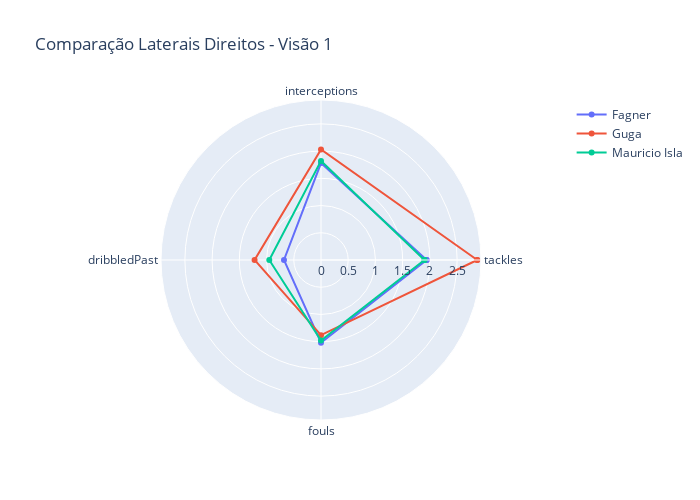

Source (notebook cell):
### Code cell
categories = labelslat1[1:]
categories = [*categories, categories[0]]

players = df_ld_vw1.values.tolist()

player_1 = players[0][1:]
player_1 = [*player_1, player_1[0]]
player_2 = players[1][1:]
player_2 = [*player_2, player_2[0]]
player_3 = players[2][1:]
player_3 = [*player_3, player_3[0]]

fig = go.Figure(
    data = [ go.Scatterpolar(r=player_1, theta = categories, name = players[0][0]),
             go.Scatterpolar(r=player_2, theta = categories, name = players[1][0]),
             go.Scatterpolar(r=player_3, theta = categories, name = players[2][0])],
    layout = go.Layout(
    autosize = False,
    width = 700,
    height = 500,
    title=go.layout.Title(text = 'Comparação Laterais Direitos - Visão 1'),
    polar = {'radialaxis':{'visible':True}},
    showlegend = True)
)

pyo.iplot(fig)

### Figure 1 — Plotly figure (JSON) as saved in the notebook; plotly's stock layout.template omitted (floating-point values rounded to 4 significant figures)
{"data": [{"name": "Fagner", "r": [1.94, 1.78, 0.68, 1.52, 1.94], "theta": ["tackles", "interceptions", "dribbledPast", "fouls", "tackles"], "type": "scatterpolar"}, {"name": "Guga", "r": [2.87, 2.03, 1.22, 1.38, 2.87], "theta": ["tackles", "interceptions", "dribbledPast", "fouls", "tackles"], "type": "scatterpolar"}, {"name": "Mauricio Isla", "r": [1.9, 1.82, 0.95, 1.48, 1.9], "theta": ["tackles", "interceptions", "dribbledPast", "fouls", "tackles"], "type": "scatterpolar"}], "layout": {"autosize": false, "height": 500, "polar": {"radialaxis": {"visible": true}}, "showlegend": true, "title": {"text": "Comparação Laterais Direitos - Visão 1"}, "width": 700}}
